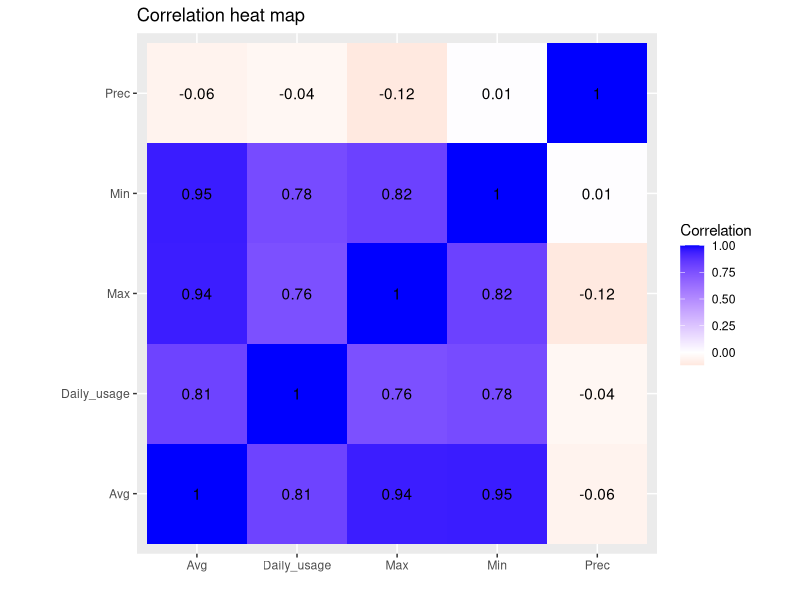
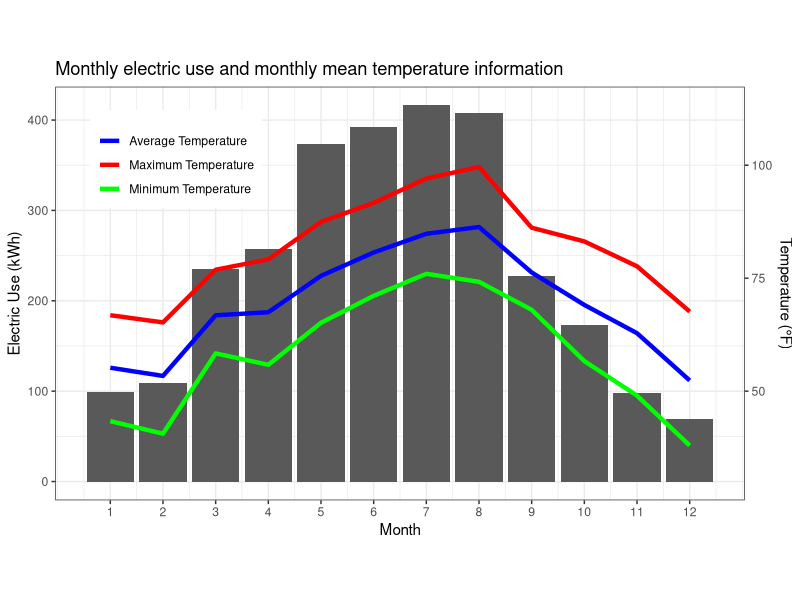
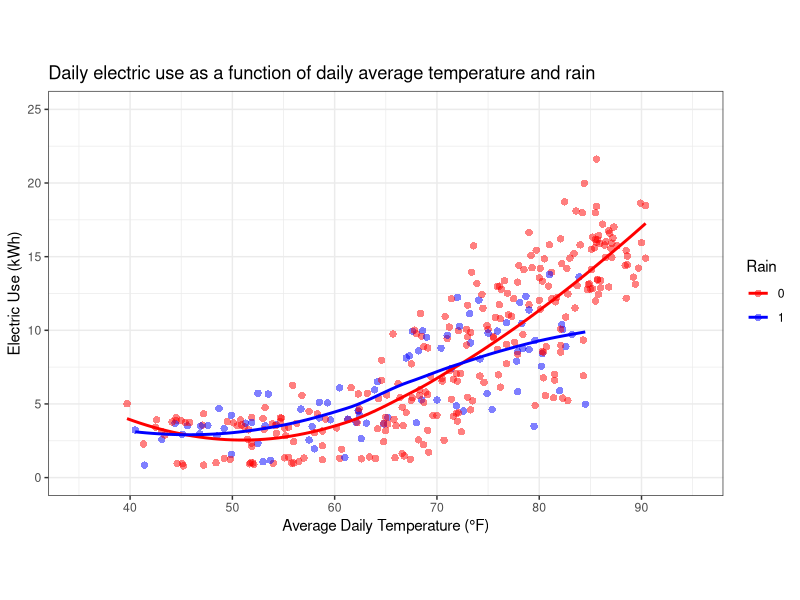
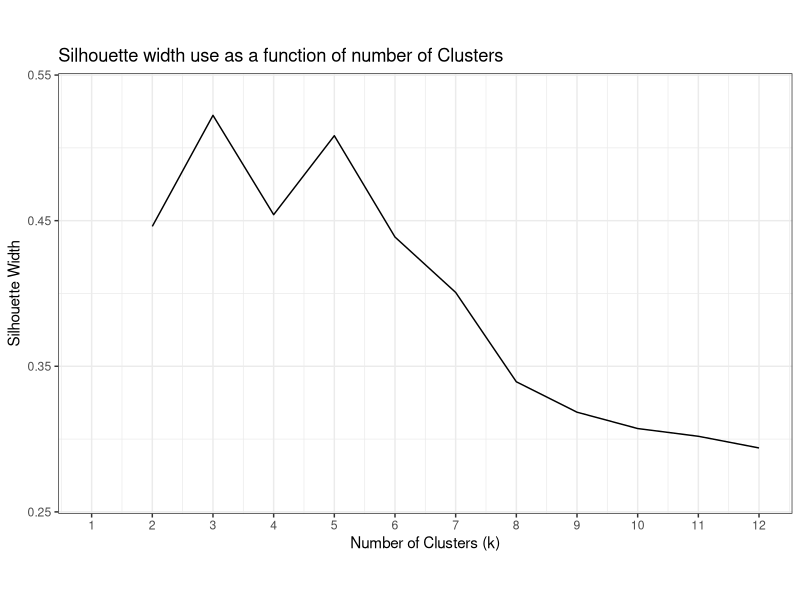
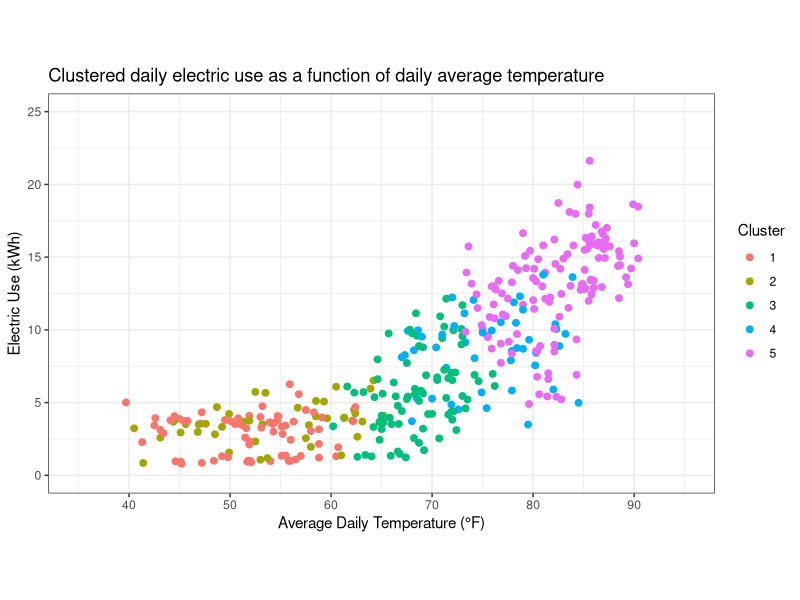
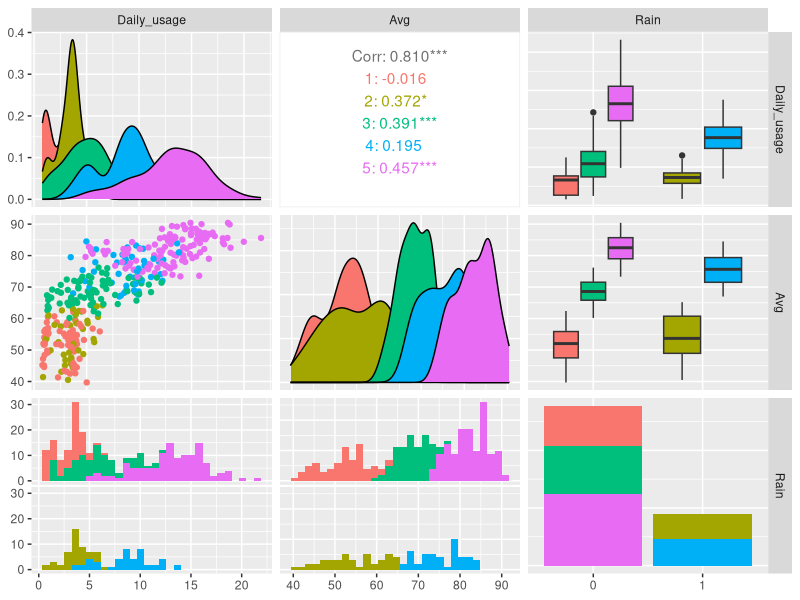
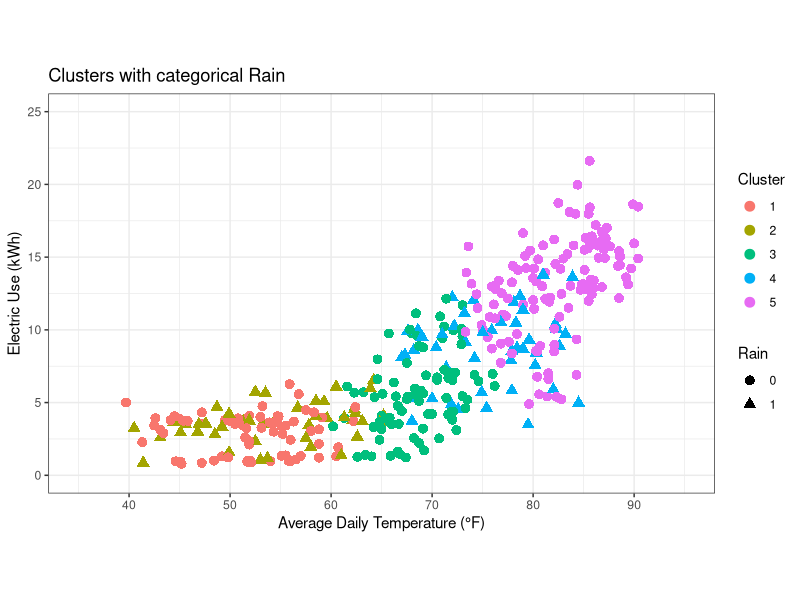
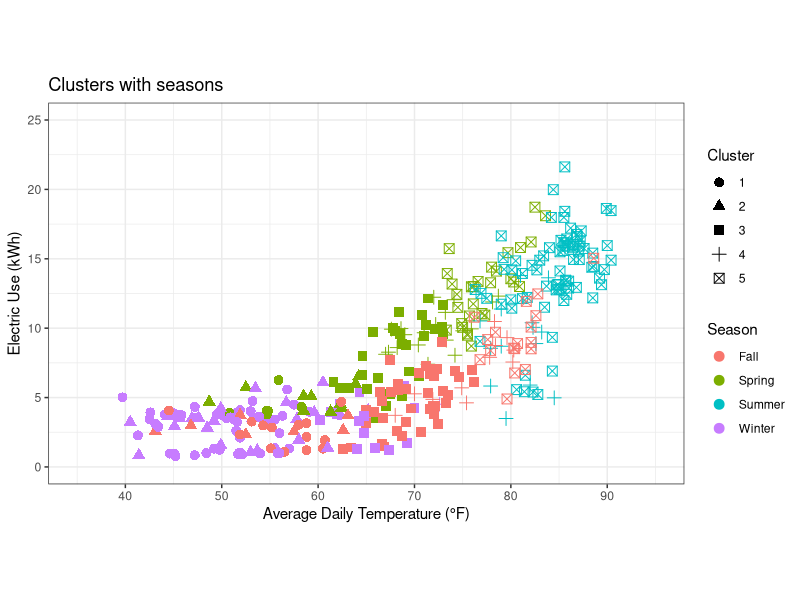

These charts were generated, in order, by the following R code:
## ---- chunk 1
knitr::opts_chunk$set(echo = TRUE, eval = TRUE, fig.align = "center", warning = F, message = F,
tidy=TRUE, tidy.opts=list(width.cutoff=75), R.options=list(max.print=100))
## ---- chunk 2
# Load packages
library(tidyverse)
library(kableExtra)
library(cluster)

# Read electricity data
electricity <- read_csv("Electricity_Data.csv")
glimpse(electricity)
## ---- chunk 3
# Read weather Data
weather <- read_csv("Weather_Data.csv")
dim(weather)
weather %>%  select(1:13) %>% glimpse()
## ---- chunk 4
# Select only columns that are needed, which are DATE and USAGE
electricity <- electricity %>% select(DATE,USAGE)

# Group by date and sum usage
electricity <- electricity %>% group_by(DATE) %>% summarize(Daily_usage=sum(USAGE))
glimpse(electricity)
## ---- chunk 5
# Separate Date into Day and Month but drop the year, because it is not needed
electricity <- electricity %>%  separate(DATE,into=c("n_Month","Day",NA),convert=T)
glimpse(electricity)
## ---- chunk 6
# Arrange the data by month first and then day within each month so that they are in order
electricity <- electricity %>% arrange(n_Month,Day)
glimpse(electricity)
## ---- chunk 7
# Pivot longer all columns except the first one into two columns: Data and Value
weather <- weather %>% pivot_longer(-1,names_to="Data",values_to="Value")

# Omit NAs (these occur for months that for example don't have 31 days)
weather <- weather %>% na.omit()
glimpse(weather)
## ---- chunk 8
# Separate Data column into two columns: month and weather information
weather <- weather %>% separate(Data,into=c("Month","Weather_Data"),sep ="_")
glimpse(weather)

# Add a new column with numeric month
weather <- weather %>% mutate(n_Month = case_when(Month=="Jan"~1, Month=="Feb"~2, Month=="Mar"~3, Month=="Apr"~4, 
                                                    Month=="May"~5, Month=="Jun"~6, Month=="Jul"~7, Month=="Aug"~8, 
                                                    Month=="Sep"~9, Month=="Oct"~10, Month=="Nov"~11, Month=="Dec"~12))
glimpse(weather)
## ---- chunk 9
# Pivot wider so that the weather information are in separate columns 
weather <- weather %>% pivot_wider(names_from="Weather_Data",values_from="Value")
glimpse(weather)

# Arrange the data by month first and then day within each month so that they are in order
weather <- weather %>% arrange(n_Month,Day)
glimpse(weather)
## ---- chunk 10
# Full Join
full_data <- full_join(electricity,weather,by=c("Day","n_Month"))

# Relocate columns in a better order
full_data <- full_data %>% relocate(Month) %>% relocate(n_Month, .after=Month)
glimpse(full_data)
## ---- chunk 11
# Summary Statistics without grouping

# Mean and Median for Electric Usage, Avg Temp, Min Temp, Max Temp, and Precipitation
# Select variables and summarize_all
full_data %>% select(Daily_usage,Avg,Min,Max,Prec) %>% summarize_all(list(mean,median)) %>% 
  # Put results in a nice table with columns renames
  kbl(booktabs = T, digits = 2, col.names = c("Electric Use (kWh)", "Avg Temp (°F)", "Min Temp (°F)", "Max Temp (°F)", "Precipitation (in.)","Electric Use (kWh)", "Avg Temp (°F)", "Min Temp (°F)", "Max Temp (°F)", "Precipitation (in.)"), align = "c", caption = "Mean and median of numeric variables") %>% 
  # Format table
  add_header_above(c("Mean" = 5, "Median" = 5)) %>% kable_styling(font_size = 12)

# Minimum and Maximum for Electric Usage, Avg Temp, Min Temp, Max Temp, and Precipitation
full_data %>% select(Daily_usage,Avg,Min,Max,Prec) %>% summarize_all(list(min,max))%>% kbl(booktabs = T, digits = 2, col.names = c("Electric Use (kWh)", "Avg Temp (°F)", "Min Temp (°F)", "Max Temp (°F)", "Precipitation (in.)","Electric Use (kWh)", "Avg Temp (°F)", "Min Temp (°F)", "Max Temp (°F)", "Precipitation (in.)"), align = "c", caption = "Minimum and maximum of numeric variables") %>% add_header_above(c("Minimum" = 5, "Maximum" = 5)) %>% kable_styling(font_size = 12)

# Variance and Stdev for Electric Usage, Avg Temp, Min Temp, Max Temp, and Precipitation
full_data %>% select(Daily_usage,Avg,Min,Max,Prec) %>% summarize_all(list(var,sd))%>% kbl(booktabs = T, digits = 2, col.names = c("Electric Use (kWh)^2", "Avg Temp (°F)^2", "Min Temp (°F)^2", "Max Temp (°F)^2", "Precipitation (in.)^2","Electric Use (kWh)", "Avg Temp (°F)", "Min Temp (°F)", "Max Temp (°F)", "Precipitation (in.)"), align = "c", caption = "Variance and standard deviation of numeric variables") %>% add_header_above(c("Variance" = 5, "Standard Deviation" = 5)) %>% kable_styling(font_size = 12)
## ---- chunk 12
# Summary Statistics with grouping by month

# Mean and Median for Electric Usage, Avg Temp, Min Temp, Max Temp, and Precipitation
# Group by month, then select variables of interest, then summarize_all
full_data %>% group_by(n_Month) %>% select(Daily_usage,Avg,Min,Max,Prec) %>% summarize_all(list(mean=mean,median=median)) %>%
  
  # I want to color the electric use cells of the table based on their values, so we will first arrange
  arrange(-Daily_usage_mean) %>% 
  
  # Then I will use mutate to add colors
  mutate(Daily_usage_mean = cell_spec( round(Daily_usage_mean, digits = 2), color = "white", bold = T, background = spec_color(1:12, end = .95, option = "C", direction = -1) )) %>% 
  
  # Repeat the same step for mean of average temperature cells
  arrange(-Avg_mean) %>% mutate(Avg_mean = cell_spec( round(Avg_mean, digits = 2), color = "white", bold = T, background = spec_color(1:12, end = 0.95, option = "C", direction = -1) )) %>% 
  
  # Go back and arrange by month and put results in table
  arrange(n_Month) %>%  kbl(booktabs = T, digits = 2, col.names = c("Month", "Electric Use (kWh)", "Avg Temp (°F)", "Min Temp (°F)", "Max Temp (°F)", "Precipitation (in.)","Electric Use (kWh)", "Avg Temp (°F)", "Min Temp (°F)", "Max Temp (°F)", "Precipitation (in.)"), align = "c", caption = "Mean and median per month", escape = F) %>% add_header_above(c(" "=1, "Mean" = 5, "Median" = 5)) %>% kable_styling(font_size = 12,c("striped", "condensed"), full_width = F)

# Minimum and Maximum for Electric Usage, Avg Temp, Min Temp, Max Temp, and Precipitation
full_data %>% group_by(n_Month) %>% select(Daily_usage,Avg,Min,Max,Prec) %>% summarize_all(list(min,max)) %>% kbl(booktabs = T, digits = 2, col.names = c("Month", "Electric Use (kWh)", "Avg Temp (°F)", "Min Temp (°F)", "Max Temp (°F)", "Precipitation (in.)","Electric Use (kWh)", "Avg Temp (°F)", "Min Temp (°F)", "Max Temp (°F)", "Precipitation (in.)"), align = "c", caption = "Minimum and maximum per month") %>% add_header_above(c(" "=1, "Minimum" = 5, "Maximum" = 5)) %>% kable_styling(font_size = 12)

# Variance and Stdev for Electric Usage, Avg Temp, Min Temp, Max Temp, and Precipitation
full_data %>% group_by(n_Month) %>% select(Daily_usage,Avg,Min,Max,Prec) %>% summarize_all(list(var,sd))%>% kbl(booktabs = T, digits = 2, col.names = c("Month", "Electric Use (kWh)^2", "Avg Temp (°F)^2", "Min Temp (°F)^2", "Max Temp (°F)^2", "Precipitation (in.)^2","Electric Use (kWh)", "Avg Temp (°F)", "Min Temp (°F)", "Max Temp (°F)", "Precipitation (in.)"), align = "c", caption = "Variance and standard deviation per month") %>% add_header_above(c(" "=1, "Variance" = 5, "Standard Deviation" = 5)) %>% kable_styling(font_size = 12)
## ---- chunk 13
# Summary Statistics with grouping by categorical

# Create categorical variable whether it rained on that day or not
full_data <- full_data %>% mutate(Rain = if_else(Prec>0.0,1,0))
glimpse(full_data)

# Get summary statistics on electric use and the average daily temperature after using filter_by()
full_data %>% group_by(Rain) %>% filter(Avg>75,Avg<85) %>% summarize(n=n(), avg_usage=mean(Daily_usage), median_usage=median(Daily_usage), sd_usage=sd(Daily_usage), min_usage=min(Daily_usage), max_usage=max(Daily_usage), avg_avgT=mean(Avg), median_avgT=median(Avg), sd_avgT=sd(Avg), min_avgT=min(Avg), max_avgT=max(Avg)) %>% kbl(booktabs = T, digits = 2, col.names = c("Rain", "Count", "Mean", "Median", "Sd", "Minimum","Maximum", "Mean", "Median", "Sd", "Minimum","Maximum" ), align = "c", caption = "Summary statistics for daily electric use and average daily temperatures for rainy and dry hot days") %>% add_header_above(c(" "=2, "Daily Electric Use (kWh)" = 5, "Daily Average Temperature (°F)" = 5)) %>% kable_styling(font_size = 12)
## ---- chunk 14
# Correlation heat map
full_data %>% select(Daily_usage,Avg,Min,Max,Prec) %>% cor %>% as.data.frame %>%  rownames_to_column %>% pivot_longer(-1,values_to='Correlation') %>%  ggplot(aes(rowname,name,fill=Correlation)) + geom_tile() +
  geom_text(aes(label=round(Correlation,2))) + xlab("")+ylab("") + coord_fixed() +
  scale_fill_gradient2(low="red",mid="white",high="blue") + ggtitle('Correlation heat map')
## ---- chunk 15
# We will set a legend manually for the different temperature variables, and thus we will associate each temperature variable with a color in colors
colors <- c("Average Temperature" = "blue", "Maximum Temperature" = "red", "Minimum Temperature" = "green")

# Add geom_bar for total electric use in each month
full_data %>% group_by(n_Month) %>%  ggplot(aes(x = n_Month)) +  geom_bar(aes(y=Daily_usage), stat="summary", fun=sum) +

# Add three geom_line for the mean of the average, maximum, and minimum temperature for each month. Remember we will have a transformed secondary y-axis for temperature, and thus we will transform the temperature values. We will also map the color to a name in the aes() statement and then define the color later
  geom_line(aes(y=Avg*5-150, color ="Average Temperature"), stat="summary", fun=mean, size = 1.5) +
  geom_line(aes(y=Min*5-150, color="Minimum Temperature"), stat="summary", fun=mean, size = 1.5) +
  geom_line(aes(y=Max*5-150, color="Maximum Temperature"), stat="summary", fun=mean, size = 1.5) + 

# Add more x-tick marks (one for each month) and add the secondary y-axis for temperature with the inverse of the transformation done above
  scale_x_continuous(breaks=seq(1,12,1)) + 
  scale_y_continuous(sec.axis = sec_axis(~./5+150/5, name = "Temperature (°F)"))+

# Label axes, set colors, add title, and finally change some theme aspects
  labs( x = "Month", y = "Electric Use (kWh)", color = element_blank()) + scale_color_manual(values = colors) + 
  ggtitle('Monthly electric use and monthly mean temperature information') + theme_bw() + 
  theme(aspect.ratio = .6, legend.position = c(0.175, 0.825))
## ---- chunk 16
# Plot a scatter plot of daily electric use versus daily average temperature and color by categorical Rain
full_data  %>%  mutate(Rain = as.factor(Rain)) %>% ggplot(aes(Avg, Daily_usage, color = Rain)) + 
  geom_point(alpha = .5, stroke = 0, size = 2.5) +
  scale_colour_manual(values = c("red", "blue")) +
  
# Add geom_smooth 
  geom_smooth(se = F, span = 1) +
  
# Change tick marks and axes limits
  scale_x_continuous(breaks=seq(40,100,10), lim=c(35,95)) + scale_y_continuous(breaks=seq(0,25,5), lim=c(0,25)) +
  
# Label axes, set colors, add title, and finally change the theme
  labs( x = "Average Daily Temperature (°F)", y = "Electric Use (kWh)", color = "Rain") + theme_bw() +
  ggtitle('Daily electric use as a function of daily average temperature and rain') + theme(aspect.ratio = .6)
## ---- chunk 17
# Select variables of interest, scale them, and save them into a new data frame
data_scaled <- full_data %>% select(-n_Month, -Month, -Day, -Rain) %>% scale %>% as.data.frame %>% mutate(Rain=as.factor(full_data$Rain)) %>% glimpse()

# Compute the gower dissimilarities
gower <- daisy(data_scaled, metric="gower")
## ---- chunk 18
# Define an empty vector to save values into
sil_width <- vector()

# Loop through different cluster numbers and calculate the average Silhouette width for each
for(i in 2:12){
  pam_fit <- pam(gower, diss = TRUE, k = i)
  sil_width[i] <- pam_fit$silinfo$avg.width  
}

# Visualize results
ggplot() + geom_line(aes(x=1:12,y=sil_width)) + scale_x_continuous(breaks=1:12) +
  scale_y_continuous(breaks=seq(0.25,.55,.1), lim=c(.2625,.5375)) +
  labs( x = "Number of Clusters (k)", y = "Silhouette Width") + theme_bw() +
  ggtitle('Silhouette width use as a function of number of Clusters') + theme(aspect.ratio = .6)
## ---- chunk 19
# PAM with 5 clusters
pam_optimal <- pam(gower, diss = TRUE, k = 5)

# Plot Clusters
full_data %>% mutate(Cluster = as.factor(pam_optimal$clustering)) %>% mutate(Rain = as.factor(Rain)) %>% 
  ggplot(aes(x=Avg,y=Daily_usage, color=Cluster))+geom_point(size = 2) +
  scale_x_continuous(breaks=seq(40,100,10), lim=c(35,95)) + scale_y_continuous(breaks=seq(0,25,5), lim=c(0,25)) +
  labs( x = "Average Daily Temperature (°F)", y = "Electric Use (kWh)") + theme_bw() +
  ggtitle('Clustered daily electric use as a function of daily average temperature') + theme(aspect.ratio = .6)

# Plot pairwise combinations
library(GGally)
full_data %>% mutate(Cluster = as.factor(pam_optimal$clustering)) %>% mutate(Rain = as.factor(Rain)) %>% 
  ggpairs(columns=c(4, 6, 9), aes(color = Cluster))
## ---- chunk 20
# Plot Clusters based on Rain
full_data %>% mutate(Cluster = as.factor(pam_optimal$clustering)) %>% mutate(Rain = as.factor(Rain)) %>% 
  ggplot(aes(x=Avg,y=Daily_usage, color = Cluster)) +
  geom_point(aes(shape = Rain), size = 3) + 
  scale_x_continuous(breaks=seq(40,100,10), lim=c(35,95)) + scale_y_continuous(breaks=seq(0,25,5), lim=c(0,25)) +
  labs( x = "Average Daily Temperature (°F)", y = "Electric Use (kWh)") + theme_bw() +
  ggtitle('Clusters with categorical Rain') + theme(aspect.ratio = .6)
## ---- chunk 21
# Add season to the data
full_data <- full_data %>% mutate(Season = case_when(Month=="Jan"~"Winter", Month=="Feb"~"Winter", Month=="Mar"~"Spring",
                                                     Month=="Apr"~"Spring", Month=="May"~"Spring", Month=="Jun"~"Summer",
                                                     Month=="Jul"~"Summer", Month=="Aug"~"Summer", Month=="Sep"~"Fall",
                                                     Month=="Oct"~"Fall", Month=="Nov"~"Fall", Month=="Dec"~"Winter"))


# Plot Clusters based on Seasons
full_data %>% mutate(Cluster = as.factor(pam_optimal$clustering)) %>% mutate(Season = as.factor(Season)) %>% 
  ggplot(aes(x=Avg,y=Daily_usage, color = Season)) +
  geom_point(aes(shape = Cluster), size = 3) + 
  scale_x_continuous(breaks=seq(40,100,10), lim=c(35,95)) + scale_y_continuous(breaks=seq(0,25,5), lim=c(0,25)) +
  labs( x = "Average Daily Temperature (°F)", y = "Electric Use (kWh)") + theme_bw() +
  ggtitle('Clusters with seasons') + theme(aspect.ratio = .6)
## ---- chunk 22
# Plot widths if all observations
pam_optimal$silinfo$widths %>% as.data.frame %>% mutate(x=366:1) %>% mutate(sil_avg=pam_optimal$silinfo$avg.width ) %>% 
  ggplot(aes(x, y=sil_width, fill=as.factor(cluster))) + geom_bar(stat="identity") + 
  
# Facet by cluster 
  facet_grid(cluster~., scales="free_y") + coord_flip() + theme(legend.position="none") + 
  
# Add line of average value  
  geom_line(aes(y=sil_avg)) + labs( y = "Silhouette Width", x = "") + 
  
# Add arrow for range of weak structure
  geom_segment(x = 365, y = 0.26, xend = 365, yend = .505, arrow = arrow(length = unit(0.2, "cm"), ends = 'both'),color='red')+ 
  
# Add arrow for range of reasonable structure
  geom_segment(x = 365, y = 0.505, xend = 365, yend = .7, arrow = arrow(length = unit(0.2, "cm"), ends = 'both'),color = 'green')+
  
# Add text to label weak and reasonable ranges
  geom_text(x=350, y=.38, label="Weak Str.") + geom_text(x=350, y=.6, label="Reasonable Str.") +
  
# Add title
  ggtitle('Silhouette width for all observations, along with the average value')
